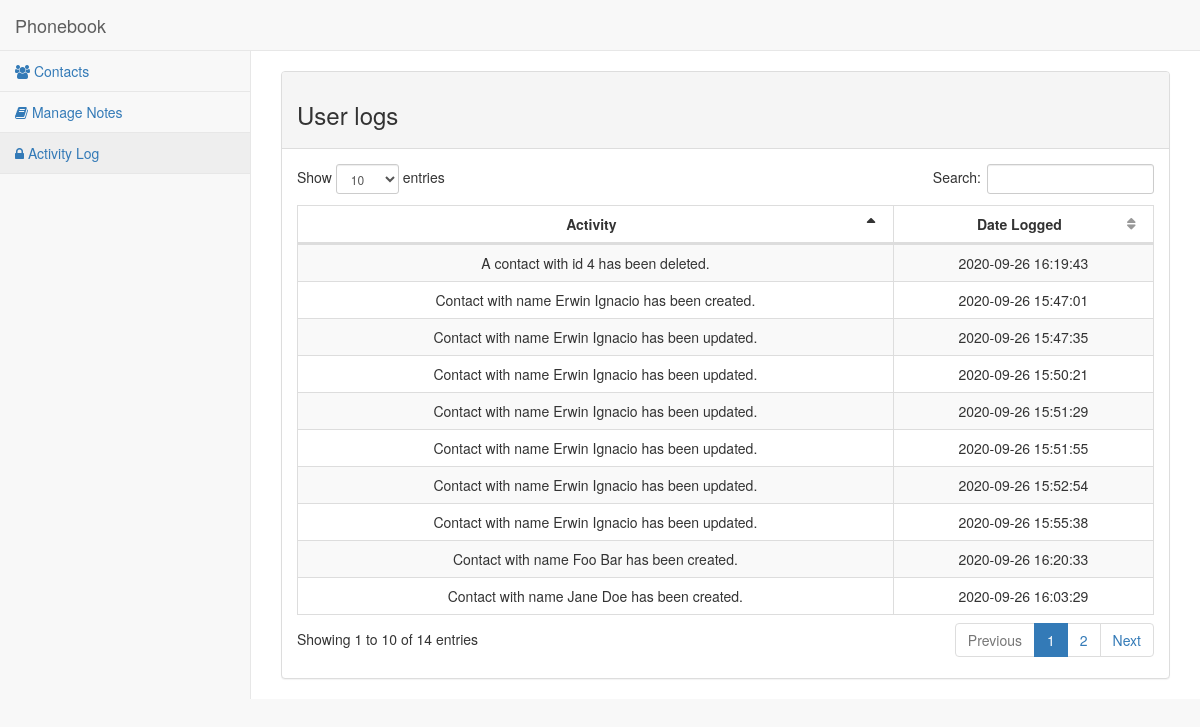
Page /content/activity_logs.php on the committed database.
### tables this page shows
CREATE TABLE `activity_log` (
  `activity_id` int(11) NOT NULL,
  `user_activity` varchar(100) NOT NULL,
  `date_logged` datetime NOT NULL
);

### content/class/Database.php (called while the page is built, shortened)
<?php
    class Database {
        protected static $connection;
        public function connect() {
            if(!isset(self::$connection)) {
                $config = parse_ini_file(__DIR__ . '\config.ini');
                self::$connection = new mysqli($config['DB_SERVER'],$config['DB_USER'],"",$config['DB_NAME']);
            } else {
                if (!self::$connection) {
                    die("Database connection/selection failed: " . mysqli_error($connection));
                }
            }
            return self::$connection;
        }
        public function query($query) {
            $connection = $this->connect();
            $result = $connection->query($query);
            return $result;
        }
        public function select($query) {
            $result = $this->query($query);
            for ($set = array(); $row = $result->fetch_assoc(); $set[] = $row);
            return $set;
        }
    }
?>

### content/class/Contacts.php (called while the page is built, shortened)
<?php
    require_once 'Database.php';
    class Contacts extends Database {
		public function get_logs() {
			$query = "SELECT * FROM `activity_log`";
			return parent::select($query);
		}
    }
?>

### content/activity_logs.php (the view, shortened to what this page needs)
<?php
    require_once 'class/Contacts.php';
    $contact_db = new Contacts();
    function create_log($log) {
        $html = '
            <tr id="'.$log['activity_id'].'" class="td-logs">
                <td class="activity text-center">' . $log["user_activity"] . '</td>
                <td class="date text-center">' . $log["date_logged"] . '</td>
            </tr>';
        return $html;
    }
?>
<!DOCTYPE html>
<html lang="en">
<head>
    <link href="vendor/bootstrap/css/bootstrap.min.css" rel="stylesheet">
    <link href="vendor/metisMenu/metisMenu.min.css" rel="stylesheet">
    <link href="vendor/datatables-plugins/dataTables.bootstrap.css" rel="stylesheet">
    <link href="vendor/datatables-responsive/dataTables.responsive.css" rel="stylesheet">
    <link href="dist/css/sb-admin-2.css" rel="stylesheet">
    <link href="vendor/font-awesome/css/font-awesome.min.css" rel="stylesheet" type="text/css">
    <link rel="stylesheet" href="css/style.css">
</head>
<body>
    <div id="wrapper">
        <nav class="navbar navbar-default navbar-static-top" role="navigation" style="margin-bottom: 0">
            <div class="navbar-header">
                <a class="navbar-brand" href="index.php">Phonebook</a>
            </div>
            <div class="navbar-default sidebar" role="navigation">
                <div class="sidebar-nav navbar-collapse">
                    <ul class="nav" id="side-menu">
                        <li>
                            <a href="index.php"><i class="fa fa-users"></i> Contacts</a>
                        </li>
                        <li>
                            <a href="notes.php"><i class="fa fa-book"></i> Manage Notes</a>
                        </li>
                        <li>
                            <a href="activity_logs.php"><i class="fa fa-lock"></i> Activity Log</a>
                        </li>
                    </ul>
                </div>
            </div>
        </nav>
        <div id="page-wrapper">
            <span>&nbsp;</span>
            <div class="row">
                <div class="col-lg-12">
                    <div class="panel panel-default">
                        <div class="panel-heading">
                            <h3>User logs</h3>
                        </div>
                        <div class="panel-body">
                            <table width="100%" class="table table-striped table-bordered" id="logs-list" >
                                <thead>
                                    <tr>
                                        <th class="text-center">Activity</th>
                                        <th class="text-center">Date Logged</th>
                                    </tr>
                                </thead>
                                <tbody>
                                    <?php
                                        $query = $contact_db->get_logs();
                                        $tds = '';
                                        $td = '';
                                        foreach ($query as $logs) {
                                            $tds .= create_log($logs);
                                        }
                                        $td .= $tds;
                                        $tdIsEmpty = "<span class='text-danger'>Message: No result found.</span>";
                                        if (empty($td)) {
                                            echo $tdIsEmpty;
                                        } else {
                                            echo $td;
                                        }
                                    ?>
                                </tbody>
                            </table>
                        </div>
                    </div>
                </div>
            </div>
        </div>
    </div>
</body>
</html>

### rows in the picture
activity_log: user_activity "Contact with name Erwin Ignacio has been created.", date_logged "2020-09-26 15:47:01"
activity_log: user_activity "Contact with name Erwin Ignacio has been updated.", date_logged "2020-09-26 15:47:35"
activity_log: user_activity "Contact with name Erwin Ignacio has been updated.", date_logged "2020-09-26 15:50:21"
activity_log: user_activity "Contact with name Erwin Ignacio has been updated.", date_logged "2020-09-26 15:51:29"
activity_log: user_activity "Contact with name Erwin Ignacio has been updated.", date_logged "2020-09-26 15:51:55"
activity_log: user_activity "Contact with name Erwin Ignacio has been updated.", date_logged "2020-09-26 15:52:54"
activity_log: user_activity "Contact with name Erwin Ignacio has been updated.", date_logged "2020-09-26 15:55:38"
activity_log: user_activity "Contact with name Jane Doe has been created.", date_logged "2020-09-26 16:03:29"
activity_log: user_activity "A contact with id 4 has been deleted.", date_logged "2020-09-26 16:19:43"
activity_log: user_activity "Contact with name Foo Bar has been created.", date_logged "2020-09-26 16:20:33"
